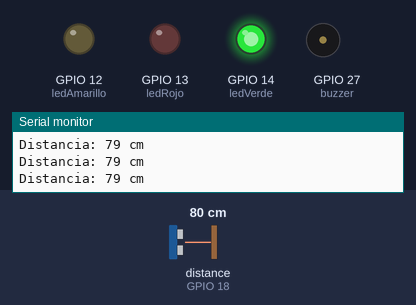
This sketch was run on a simulated ESP32. Parts: output pins drawn as LEDs (lit = HIGH), buzzer (waves = sounding), the last lines printed to the serial monitor. Wiring (inferred from the names in the program): ultrasonic range finder: trigger GPIO 5; echo GPIO 18. Inputs (shaded band) come from the test bench; at power-on: distance to the obstacle (sensor on GPIO 18) 80 cm. The echo pulse lasts 58.3 µs per cm; pins used as bus, display or sensor lines are not drawn.

Above: at 1.2 s.
1.3 s: distance to the obstacle (sensor on GPIO 18) set to 34 cm
2.8 s: distance to the obstacle (sensor on GPIO 18) set to 28 cm
At 3.39 s:
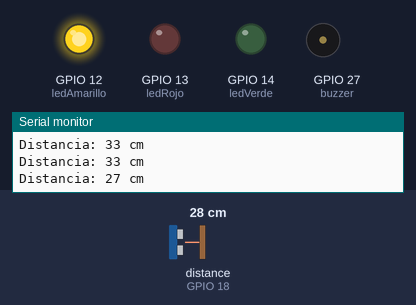
5.8 s: distance to the obstacle (sensor on GPIO 18) set to 18 cm
8.8 s: distance to the obstacle (sensor on GPIO 18) set to 14 cm
At 10.2 s:
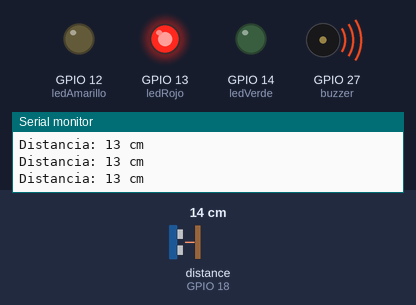
10.5 s: distance to the obstacle (sensor on GPIO 18) set to 35 cm
At 11.6 s:
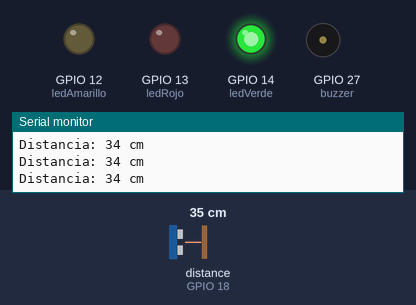
12.0 s: distance to the obstacle (sensor on GPIO 18) set to 2 cm
At 13.2 s:
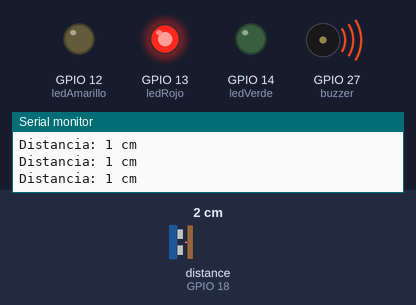
Timing chart, 0 to 14.5 s (numbered marks = the images above; inputs shaded):
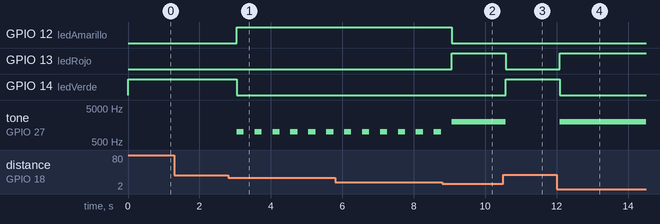

The sketch:

alarma_con_sonico.ino
```cpp
const int trigPin = 5;
const int echoPin = 18;
const int ledVerde = 14;
const int ledAmarillo = 12;
const int ledRojo = 13;
const int buzzer = 27;

long duracion;
int distancia;

void setup() {
  pinMode(trigPin, OUTPUT);
  pinMode(echoPin, INPUT);
  pinMode(ledVerde, OUTPUT);
  pinMode(ledAmarillo, OUTPUT);
  pinMode(ledRojo, OUTPUT);
  pinMode(buzzer, OUTPUT);
  Serial.begin(115200);
}

void loop() {
  // Generar pulso ultrasónico
  digitalWrite(trigPin, LOW);
  delayMicroseconds(2);
  digitalWrite(trigPin, HIGH);
  delayMicroseconds(10);
  digitalWrite(trigPin, LOW);

  // Calcular duración y distancia
  duracion = pulseIn(echoPin, HIGH);
  distancia = duracion * 0.034 / 2;

  Serial.print("Distancia: ");
  Serial.print(distancia);
  Serial.println(" cm");

  if (distancia > 30) {
    digitalWrite(ledVerde, HIGH);
    digitalWrite(ledAmarillo, LOW);
    digitalWrite(ledRojo, LOW);
    noTone(buzzer);
  }
  else if (distancia <= 30 && distancia > 15) {
    digitalWrite(ledVerde, LOW);
    digitalWrite(ledAmarillo, HIGH);
    digitalWrite(ledRojo, LOW);
    tone(buzzer, 1000, 200);
    delay(200);
  }
  else {
    digitalWrite(ledVerde, LOW);
    digitalWrite(ledAmarillo, LOW);
    digitalWrite(ledRojo, HIGH);
    tone(buzzer, 2000);
  }

  delay(300);
}
```

Measured:
- the behaviour switches between 32 and 31 cm on distance to the obstacle (sensor on GPIO 18) (found by bisection; images 0 and 1)
- the behaviour switches between 17 and 16 cm on distance to the obstacle (sensor on GPIO 18) (found by bisection; images 1 and 2)
- after the input at 2.8 s, GPIO 12 (ledAmarillo): LOW → HIGH after 0.24 s; GPIO 14 (ledVerde): HIGH → LOW after 0.24 s; tone on GPIO 27 (buzzer): alternates 1000 Hz for 0.20 s and silent for 0.30 s, starting after 0.24 s
- after the input at 8.8 s, GPIO 12 (ledAmarillo): HIGH → LOW after 0.26 s; GPIO 13 (ledRojo): LOW → HIGH after 0.26 s
- after the input at 10.5 s, GPIO 13 (ledRojo): HIGH → LOW after 0.07 s; GPIO 14 (ledVerde): LOW → HIGH after 0.07 s; tone on GPIO 27 (buzzer): 2000 Hz → silent after 0.07 s
- after the input at 12.0 s, GPIO 13 (ledRojo): LOW → HIGH after 0.08 s; GPIO 14 (ledVerde): HIGH → LOW after 0.08 s; tone on GPIO 27 (buzzer): silent → 2000 Hz after 0.08 s
